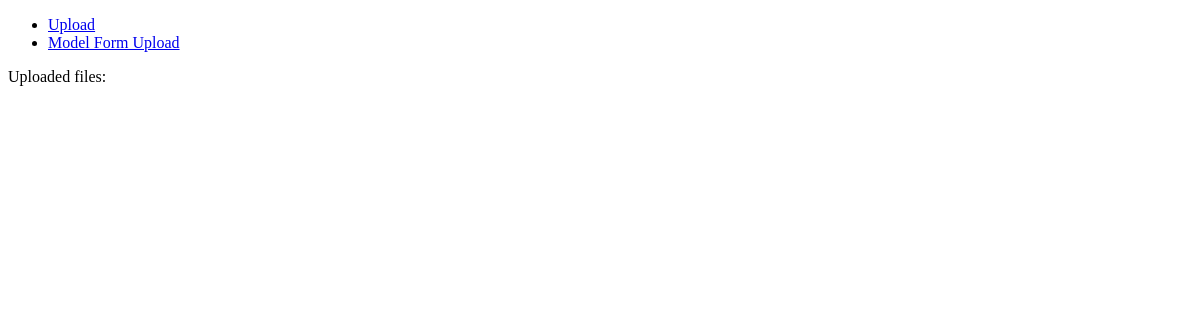
Before: /feed/ with the older database file.
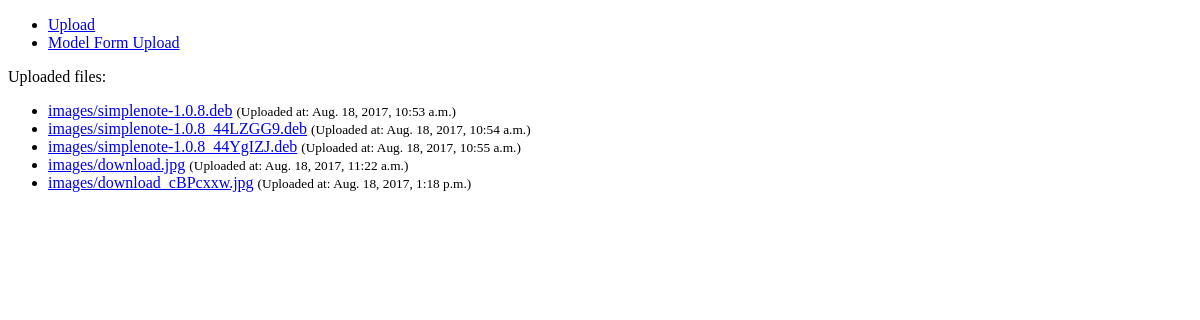
After: the same page with the newer database file.
### feed/models.py (models this page shows)
class FileIt(models.Model):
    description = models.CharField(max_length=255, blank=True)
    file_it = models.FileField(upload_to='images/')
    uploaded_at = models.DateTimeField(auto_now_add=True)

### feed/views.py (the view)
def home(request):
    file_it = FileIt.objects.all()
    return render(request, 'feed/home.html', { 'file_it': file_it })

### feed/templates/feed/home.html
{% extends 'base.html' %}
{% block content %}
  <ul>
    <li>
      <a href="{% url 'upload' %}">Upload</a>
    </li>
    <li>
      <a href="{% url 'model_form_upload' %}">Model Form Upload</a>
    </li>
  </ul>
  <p>Uploaded files:</p>
  <ul>
    {% for obj in file_it %}
      <li>
        <a href="{{ obj.file_it.url }}">{{ obj.file_it.name }}</a>
        <small>(Uploaded at: {{ obj.uploaded_at }})</small>
      </li>
    {% endfor %}
  </ul>
  {% endblock %}

### templates/base.html (shortened to what this page needs)
<!DOCTYPE html>
<html>
  <head>
  </head>
  <body>
    {% block content %}
    {% endblock %}
  </body>
</html>

Changed rows visible on the page:
added FileIt: file_it.name "images/simplenote-1.0.8.deb", uploaded_at "Aug. 18, 2017, 10:53 a.m."
added FileIt: file_it.name "images/simplenote-1.0.8_44LZGG9.deb", uploaded_at "Aug. 18, 2017, 10:54 a.m."
added FileIt: file_it.name "images/simplenote-1.0.8_44YgIZJ.deb", uploaded_at "Aug. 18, 2017, 10:55 a.m."
added FileIt: file_it.name "images/download.jpg", uploaded_at "Aug. 18, 2017, 11:22 a.m."
added FileIt: file_it.name "images/download_cBPcxxw.jpg", uploaded_at "Aug. 18, 2017, 1:18 p.m."
